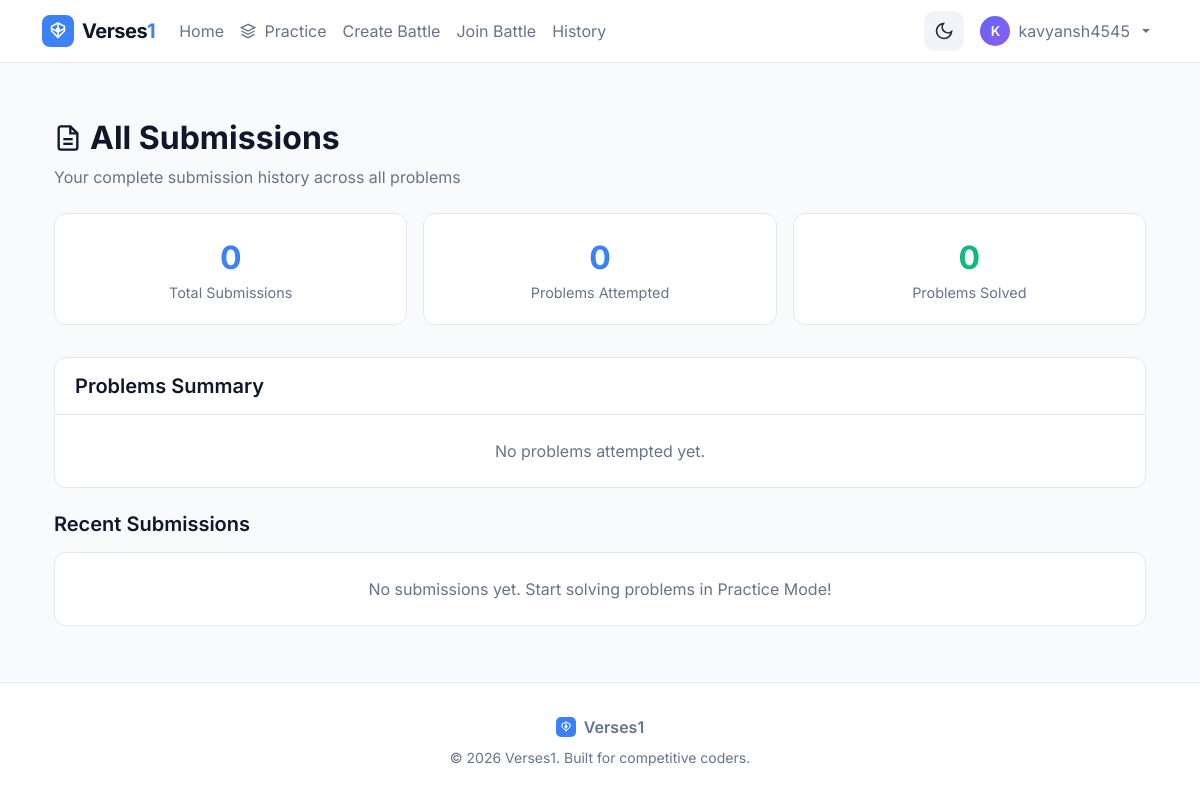
Page /submissions/ (signed in) on the earlier database version.
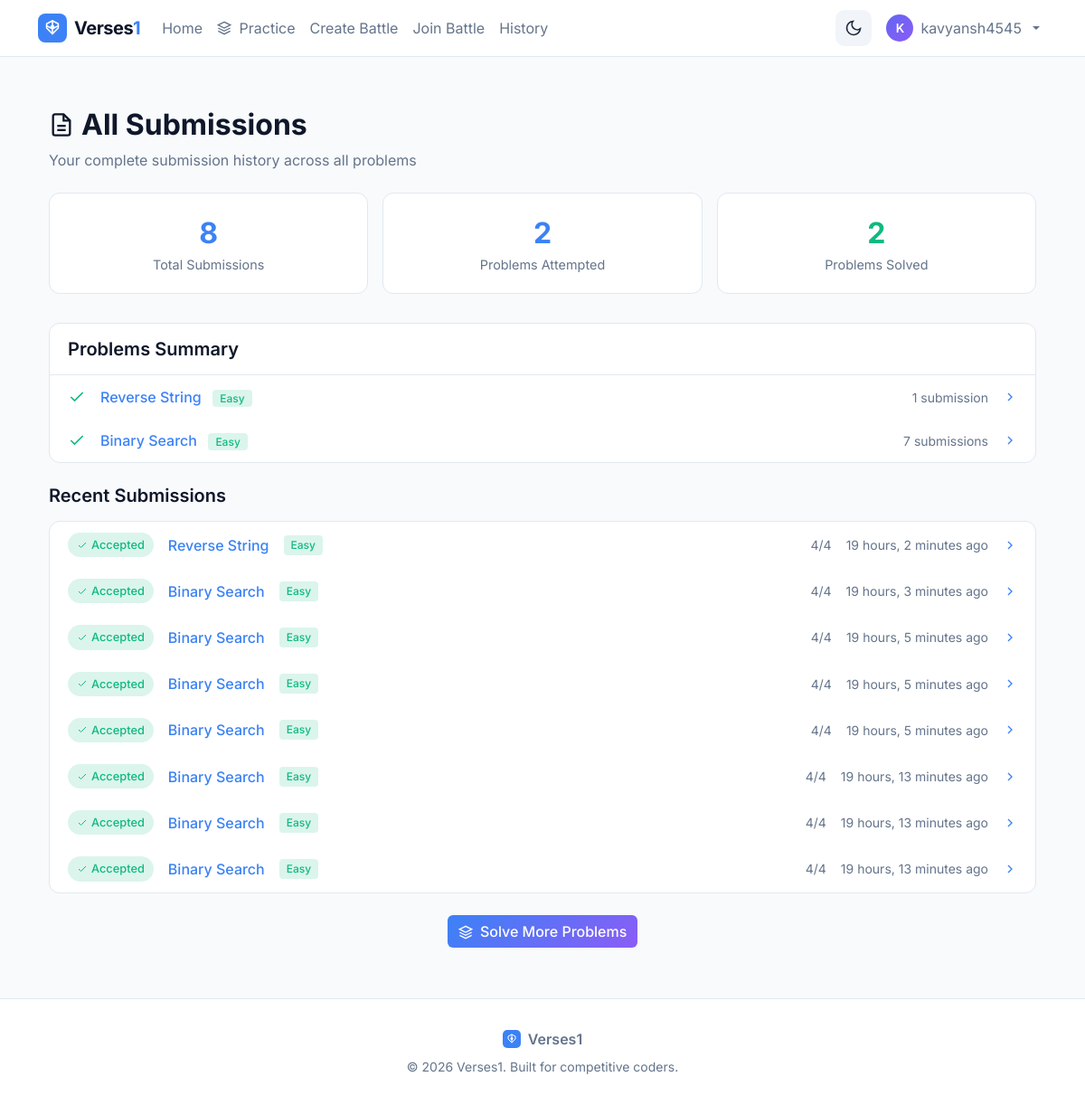
Same page on the later database version.
### battles/models.py (models this page shows, shortened)
class ProblemStatement(models.Model):
    DIFFICULTY_CHOICES = [
        ('easy', 'Easy'),
        ('medium', 'Medium'),
        ('hard', 'Hard'),
    ]
    title = models.CharField(max_length=200)
    slug = models.SlugField(unique=True)
    description = models.TextField(help_text="Problem description in Markdown")
    input_format = models.TextField(help_text="Description of input format")
    output_format = models.TextField(help_text="Description of expected output format")
    constraints = models.TextField(help_text="Constraints (e.g., 1 <= n <= 10^5)")
    example_input = models.TextField(help_text="Example input to show users")
    example_output = models.TextField(help_text="Expected output for example")
    example_explanation = models.TextField(blank=True, help_text="Explanation of the example")
    difficulty = models.CharField(max_length=10, choices=DIFFICULTY_CHOICES, default='easy')
    categories = models.ManyToManyField(Category, related_name='problems', blank=True)
    time_limit_seconds = models.FloatField(default=2.0, help_text="Time limit per test case")
    memory_limit_mb = models.IntegerField(default=256, help_text="Memory limit in MB")
    function_signature = models.CharField(
        max_length=200,
        help_text="Function signature users must implement, e.g., 'def solution(nums, target):'"
    )
    starter_code = models.TextField(
        blank=True,
        help_text="Starter code template for users"
    )
    is_active = models.BooleanField(default=True)
    created_at = models.DateTimeField(auto_now_add=True)
    updated_at = models.DateTimeField(auto_now=True)
    class Meta:
        ordering = ['difficulty', 'title']

class PracticeSubmission(models.Model):
    user = models.ForeignKey(User, on_delete=models.CASCADE, related_name='practice_submissions')
    problem = models.ForeignKey(ProblemStatement, on_delete=models.CASCADE, related_name='practice_submissions')
    code_content = models.TextField()
    submitted_at = models.DateTimeField(auto_now_add=True)
    tests_passed = models.IntegerField(default=0)
    tests_total = models.IntegerField(default=0)
    all_tests_passed = models.BooleanField(default=False)
    test_results = models.JSONField(null=True, blank=True)
    avg_execution_time = models.FloatField(null=True, blank=True)
    complexity_score = models.FloatField(null=True, blank=True)
    performance_score = models.FloatField(null=True, blank=True)
    total_score = models.FloatField(null=True, blank=True)
    time_complexity_estimate = models.CharField(max_length=20, null=True, blank=True)
    class Meta:
        ordering = ['-submitted_at']

### battles/views.py (the view)
# urls.py: path('submissions/', views.all_submissions, name='all_submissions'),
@login_required
def all_submissions(request):
    submissions = PracticeSubmission.objects.filter(
        user=request.user
    ).select_related('problem').order_by('-submitted_at')
    problem_stats = {}
    for sub in submissions:
        if sub.problem_id not in problem_stats:
            problem_stats[sub.problem_id] = {
                'problem': sub.problem,
                'total': 0,
                'passed': 0,
                'latest': sub,
            }
        problem_stats[sub.problem_id]['total'] += 1
        if sub.all_tests_passed:
            problem_stats[sub.problem_id]['passed'] += 1
    return render(request, 'battles/all_submissions.html', {
        'submissions': submissions[:50],  # Latest 50
        'problem_stats': problem_stats.values(),
        'total_submissions': submissions.count(),
    })

### battles/templates/battles/all_submissions.html (shortened to what the changed rows need)
{% extends 'base.html' %}
{% block content %}
<div class="container py-4">
    <div class="mb-4">
        <h2 class="fw-bold d-flex align-items-center gap-2">
            <svg width="28" height="28" viewBox="0 0 24 24" fill="none" stroke="currentColor" stroke-width="2">
                <path d="M14 2H6a2 2 0 0 0-2 2v16a2 2 0 0 0 2 2h12a2 2 0 0 0 2-2V8z"/>
                <polyline points="14 2 14 8 20 8"/>
                <line x1="16" y1="13" x2="8" y2="13"/>
                <line x1="16" y1="17" x2="8" y2="17"/>
            </svg>
            All Submissions
        </h2>
    </div>
    <div class="stats-overview">
        <div class="stat-card">
            <div class="stat-value">{{ total_submissions }}</div>
            <div class="stat-label">Total Submissions</div>
        </div>
        <div class="stat-card">
            <div class="stat-value">{{ problem_stats|length }}</div>
            <div class="stat-label">Problems Attempted</div>
        </div>
        <div class="stat-card">
            <div class="stat-value" style="color: #10b981;">
                {% with solved=0 %}
                {{ problem_stats|length }}
                {% endwith %}
            </div>
            <div class="stat-label">Problems Solved</div>
        </div>
    </div>
    <div class="problem-summary">
        <div class="problem-summary-header">
            <h5 class="mb-0 fw-semibold">Problems Summary</h5>
        </div>
        {% for ps in problem_stats %}
        <a href="{% url 'submission_history' ps.problem.slug %}" class="text-decoration-none">
            <div class="problem-summary-item">
                <div class="d-flex align-items-center gap-3">
                    {% if ps.passed > 0 %}
                    <svg width="20" height="20" viewBox="0 0 24 24" fill="none" stroke="#10b981" stroke-width="2">
                        <polyline points="20 6 9 17 4 12"/>
                    </svg>
                    {% else %}
                    <svg width="20" height="20" viewBox="0 0 24 24" fill="none" stroke="#ef4444" stroke-width="2">
                        <line x1="18" y1="6" x2="6" y2="18"/>
                        <line x1="6" y1="6" x2="18" y2="18"/>
                    </svg>
                    {% endif %}
                    <div>
                        <span class="fw-medium">{{ ps.problem.title }}</span>
                        <span class="difficulty-badge difficulty-{{ ps.problem.difficulty }} ms-2">{{ ps.problem.get_difficulty_display }}</span>
                    </div>
                </div>
                <div class="d-flex align-items-center gap-3">
                    <small class="text-muted">{{ ps.total }} submission{{ ps.total|pluralize }}</small>
                    <svg width="16" height="16" viewBox="0 0 24 24" fill="none" stroke="currentColor" stroke-width="2">
                        <polyline points="9 18 15 12 9 6"/>
                    </svg>
                </div>
            </div>
        </a>
        {% empty %}
        <div class="p-4 text-center text-muted">
            No problems attempted yet.
        </div>
        {% endfor %}
    </div>
    <div class="submission-table">
        {% for submission in submissions %}
        <a href="{% url 'submission_detail' submission.id %}" class="text-decoration-none">
            <div class="submission-row">
                <div class="d-flex align-items-center gap-3">
                    <span class="status-badge {% if submission.all_tests_passed %}status-accepted{% else %}status-failed{% endif %}">
                        {% if submission.all_tests_passed %}
                        <svg width="12" height="12" viewBox="0 0 24 24" fill="none" stroke="currentColor" stroke-width="2">
                            <polyline points="20 6 9 17 4 12"/>
                        </svg>
                        Accepted
                        {% else %}
                        <svg width="12" height="12" viewBox="0 0 24 24" fill="none" stroke="currentColor" stroke-width="2">
                            <line x1="18" y1="6" x2="6" y2="18"/>
                            <line x1="6" y1="6" x2="18" y2="18"/>
                        </svg>
                        Failed
                        {% endif %}
                    </span>
                    <span class="fw-medium">{{ submission.problem.title }}</span>
                    <span class="difficulty-badge difficulty-{{ submission.problem.difficulty }}">{{ submission.problem.get_difficulty_display }}</span>
                </div>
                <div class="d-flex align-items-center gap-3">
                    <small class="text-muted">{{ submission.tests_passed }}/{{ submission.tests_total }}</small>
                    <small class="text-muted">{{ submission.submitted_at|timesince }} ago</small>
                    <svg width="16" height="16" viewBox="0 0 24 24" fill="none" stroke="currentColor" stroke-width="2">
                        <polyline points="9 18 15 12 9 6"/>
                    </svg>
                </div>
            </div>
        </a>
        {% empty %}
        <div class="p-4 text-center text-muted">
            No submissions yet. Start solving problems in Practice Mode!
        </div>
        {% endfor %}
    </div>
    {% if submissions %}
    <div class="text-center mt-4">
        <a href="{% url 'practice' %}" class="btn btn-primary">
            <svg width="16" height="16" viewBox="0 0 24 24" fill="none" stroke="currentColor" stroke-width="2" class="me-1">
                <path d="M12 2L2 7l10 5 10-5-10-5z"/>
                <path d="M2 17l10 5 10-5"/>
                <path d="M2 12l10 5 10-5"/>
            </svg>
            Solve More Problems
        </a>
    </div>
    {% endif %}
</div>
{% endblock %}

Differences in the rows shown:
added ProblemStatement: problem "Reverse String", problem.difficulty "Easy", total "1"
added ProblemStatement: problem "Binary Search", problem.difficulty "Easy", total "7"
added PracticeSubmission: all_tests_passed True (drawn), problem "Reverse String", problem.difficulty "Easy", tests_passed "4", tests_total "4", submitted_at "19 hours, 2 minutes"
added PracticeSubmission: all_tests_passed True (drawn), problem "Binary Search", problem.difficulty "Easy", tests_passed "4", tests_total "4", submitted_at "19 hours, 3 minutes"
added PracticeSubmission: all_tests_passed True (drawn), problem "Binary Search", problem.difficulty "Easy", tests_passed "4", tests_total "4", submitted_at "19 hours, 5 minutes"
added PracticeSubmission: all_tests_passed True (drawn), problem "Binary Search", problem.difficulty "Easy", tests_passed "4", tests_total "4", submitted_at "19 hours, 5 minutes"
added PracticeSubmission: all_tests_passed True (drawn), problem "Binary Search", problem.difficulty "Easy", tests_passed "4", tests_total "4", submitted_at "19 hours, 5 minutes"
added PracticeSubmission: all_tests_passed True (drawn), problem "Binary Search", problem.difficulty "Easy", tests_passed "4", tests_total "4", submitted_at "19 hours, 13 minutes"
added PracticeSubmission: all_tests_passed True (drawn), problem "Binary Search", problem.difficulty "Easy", tests_passed "4", tests_total "4", submitted_at "19 hours, 13 minutes"
added PracticeSubmission: all_tests_passed True (drawn), problem "Binary Search", problem.difficulty "Easy", tests_passed "4", tests_total "4", submitted_at "19 hours, 13 minutes"
Other differences:
{{ total_submissions }}: "0" → "8"
{{ problem_stats|length }}: "0" → "2"
text no longer shown: "No problems attempted yet. No submissions yet. Start solving problems in Practice Mode!"
text now shown: "Solve More Problems"
